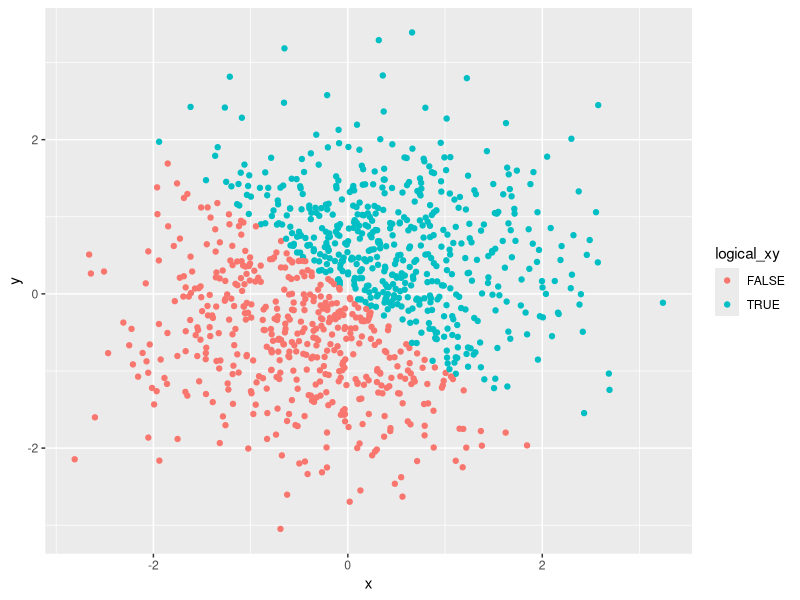
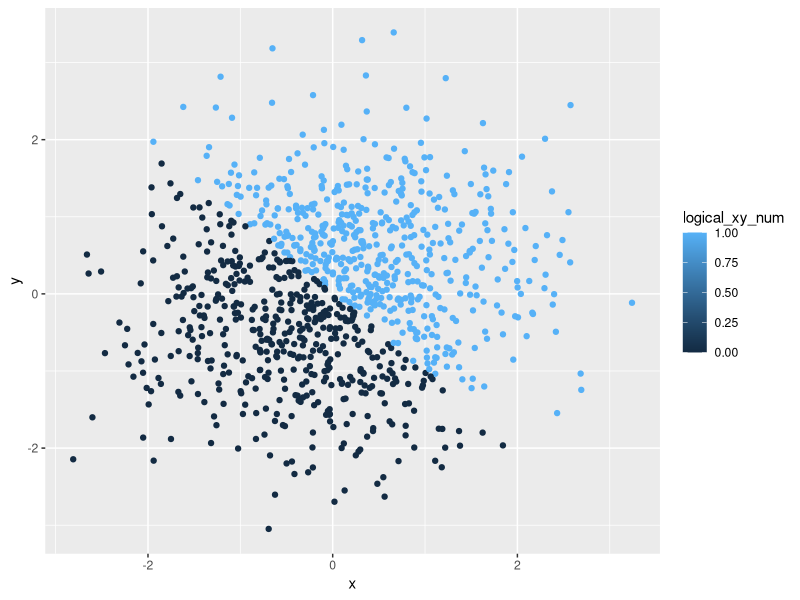
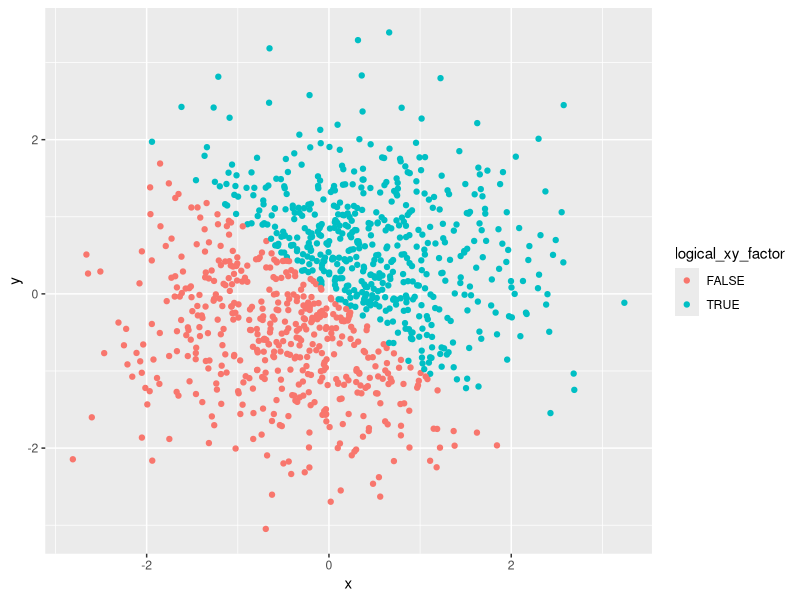
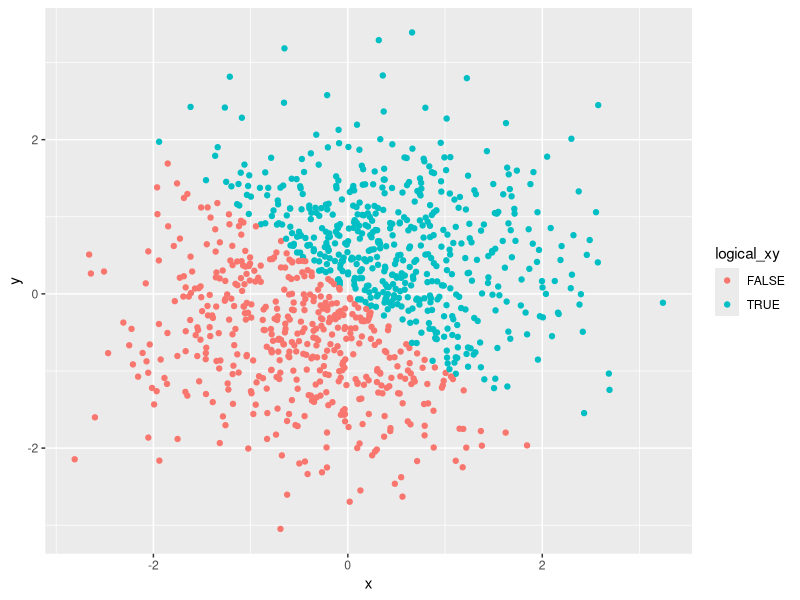
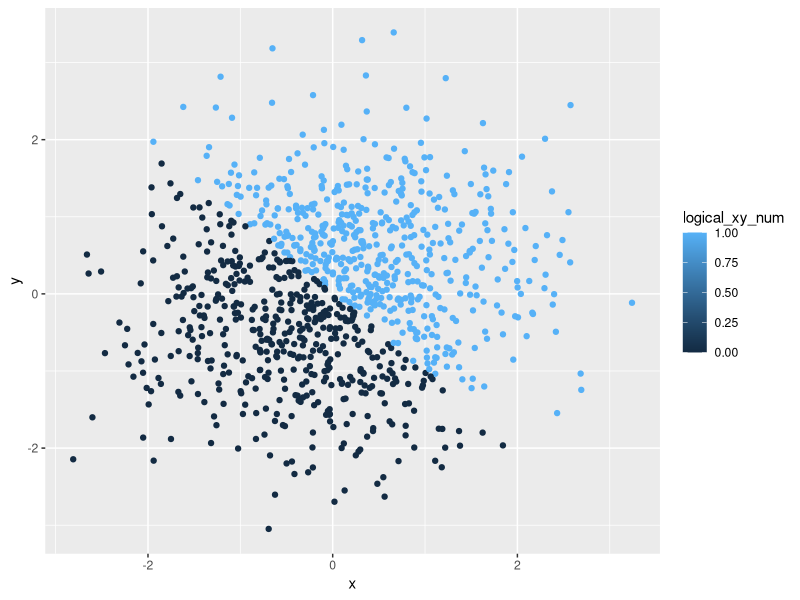
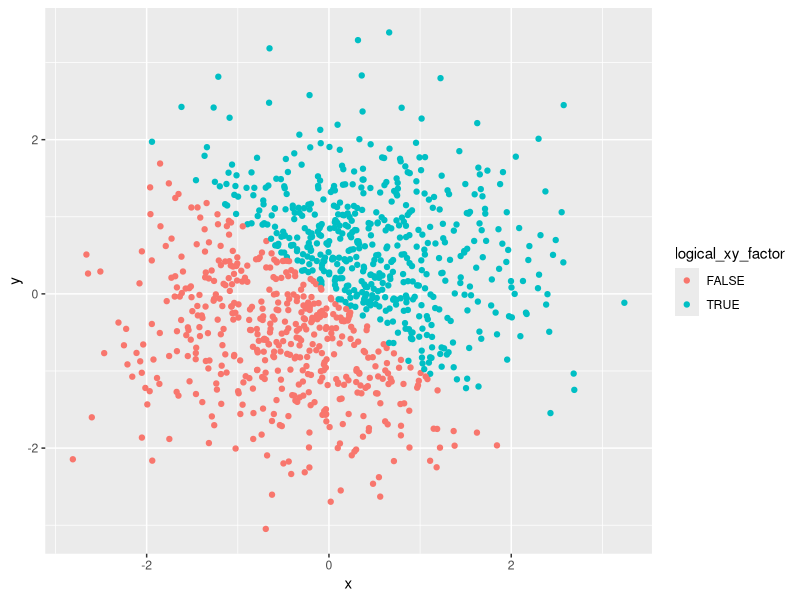

Source code (R) for these figures, in order:
## ---- chunk 1
library(tidyverse)

## set seed to ensure reproducibility

set.seed(123)

## create a data frame

hw1_df = tibble(
  samp = runif(10, min = 0, max = 5),
  vec_logical = samp > 2,
  vec_char = c("A", "B", "C", "D", "E", "F", "G", "H", "I", "J"),
  vec_factor = factor(c(1, 0, 1, 1, 1, 0, 1, 1, 1, 0), level = c(1, 0), label = c("M", "F"))
)  

mean(hw1_df$samp)
mean(hw1_df$vec_logical)
mean(hw1_df$vec_char)
mean(hw1_df$vec_factor)

## ---- chunk 2

vec_char_factor = as.factor(hw1_df$vec_char)
vec_char_factor_num = as.numeric(vec_char_factor)
vec_factor_char = as.character(hw1_df$vec_factor)
vec_factor_char_num = as.numeric(vec_factor_char)

## ---- chunk 3
set.seed(123)

plot_df = tibble(
  x = rnorm(1000, mean = 0, sd = 1),
  y = rnorm(1000, mean = 0, sd = 1),
  logical_xy = x + y > 0,
  logical_xy_num = as.numeric(logical_xy),
  logical_xy_factor = as.factor(logical_xy)
)
## ---- chunk 4
ggplot(plot_df, aes(x = x, y = y, color = logical_xy)) + geom_point()
ggsave("plot_logical.pdf", height = 4, width = 6)
## ---- chunk 5
ggplot(plot_df, aes(x = x, y = y, color = logical_xy_num)) + geom_point()
ggsave("plot_numeric.pdf", height = 4, width = 6)
## ---- chunk 6
ggplot(plot_df, aes(x = x, y = y, color = logical_xy_factor)) + geom_point()
ggsave("plot_factor.pdf", height = 4, width = 6)
